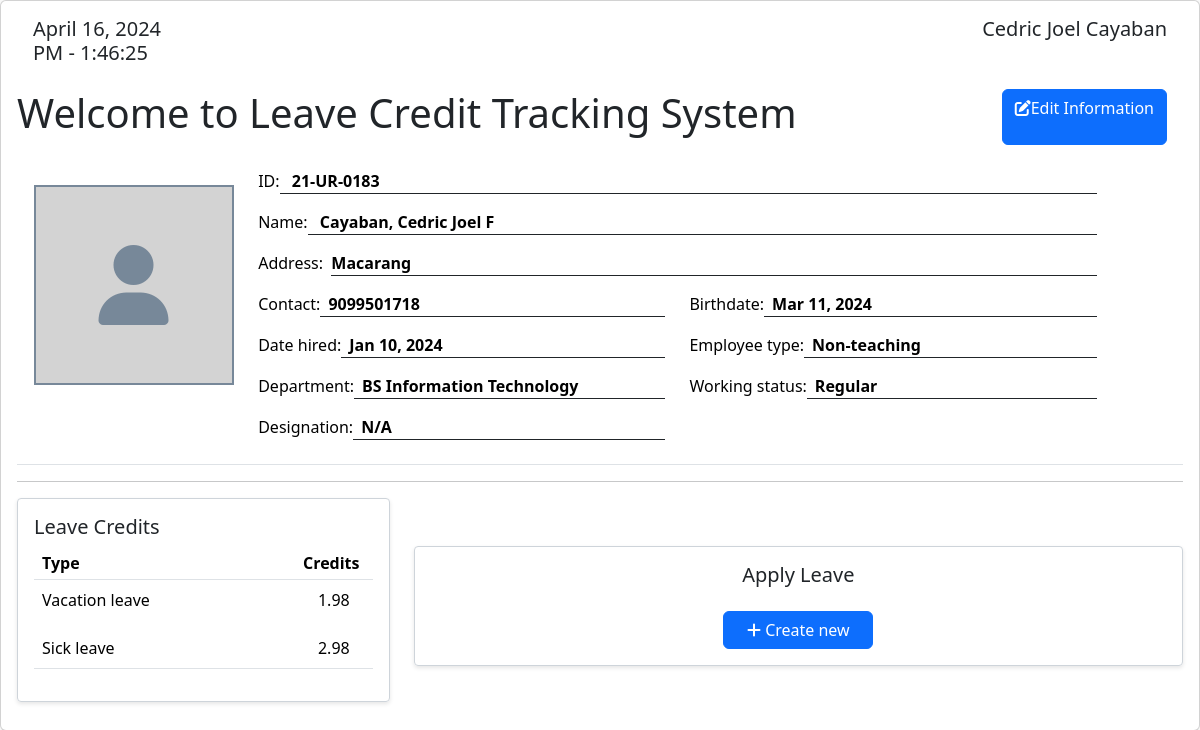
Before: /user/credits.php (signed in) with the older database file.
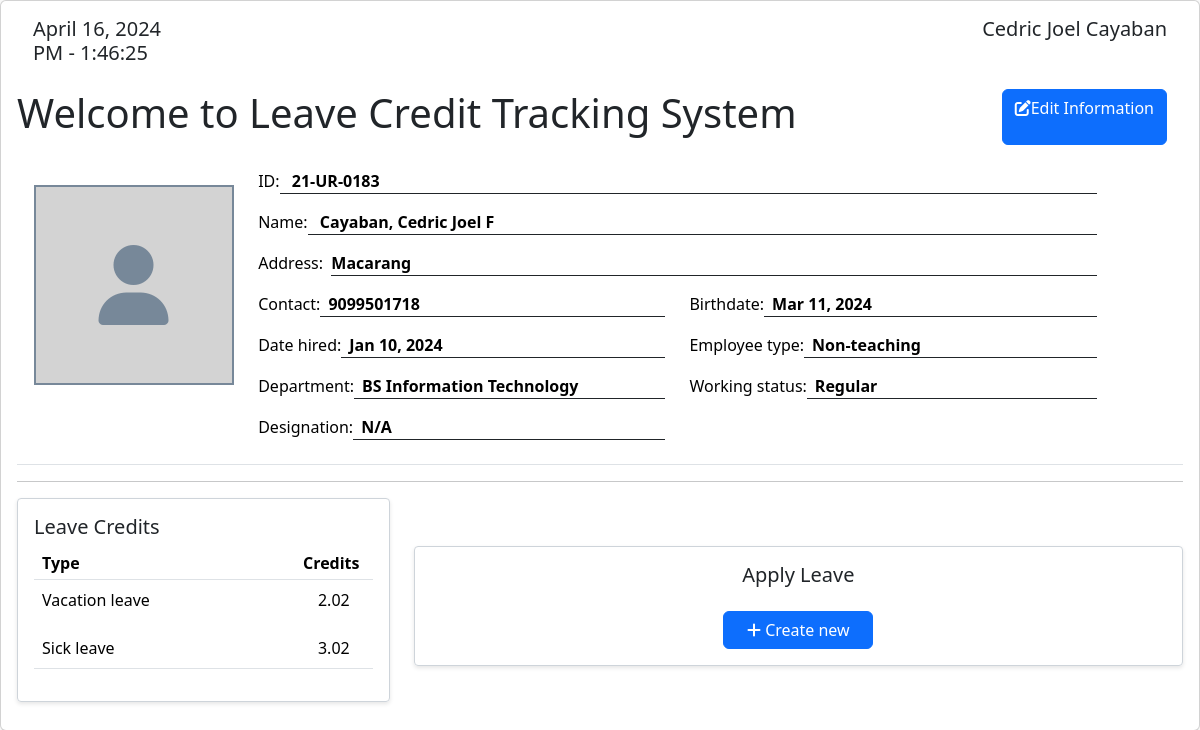
After: the same page with the newer database file.
### tables this page shows
CREATE TABLE `employee` (
  `employee_id` varchar(20) NOT NULL,
  `username` varchar(50) NOT NULL,
  `password` varchar(50) NOT NULL,
  `acc_status` varchar(50) NOT NULL,
  `fname` varchar(25) NOT NULL,
  `mname` varchar(255) NOT NULL,
  `lname` varchar(20) NOT NULL,
  `sick_credits` float DEFAULT NULL,
  `vacation_credits` float DEFAULT NULL,
  `birthdate` date NOT NULL,
  `contact` bigint(11) NOT NULL,
  `date_hired` date DEFAULT NULL,
  `address` varchar(100) NOT NULL,
  `department` int(11) NOT NULL,
  `employee_type` int(11) NOT NULL,
  `working_status` int(11) DEFAULT NULL,
  `academic_rank` int(11) DEFAULT NULL,
  `designation` int(11) DEFAULT NULL
);

CREATE TABLE `employee_type` (
  `type_id` int(11) NOT NULL,
  `type_name` varchar(50) NOT NULL
);

CREATE TABLE `department` (
  `dept_id` int(11) NOT NULL,
  `dept_name` varchar(50) NOT NULL
);

CREATE TABLE `working_status` (
  `status_id` int(11) NOT NULL,
  `status_name` varchar(20) NOT NULL
);

CREATE TABLE `leave_type` (
  `type_id` int(11) NOT NULL,
  `leave_name` varchar(50) NOT NULL
);

### config.php (called while the page is built, shortened)
<?php
    $con = new mysqli('localhost', 'root', '', 'leave_system');
    $leaveTypeSql = $con -> query("SELECT * FROM leave_type");
?>

### user/credits.php (the view, shortened to what this page needs)
<?php
    require('../config.php');
?>
<!DOCTYPE html>
<html lang="en">
<head>
    <link rel="stylesheet" href="../css/contents.css?ver=0003">
    <link href="https://cdn.jsdelivr.net/npm/bootstrap@5.3.3/dist/css/bootstrap.min.css" rel="stylesheet">
</head>
<body>
    <?php
        if(isset($_SESSION['employee_id'])){
            $employeeId = $_SESSION['employee_id'];
            }
            $infoSql = $con -> query("SELECT *
            FROM employee
            LEFT JOIN leave_type ON employee.employee_type = leave_type.type_id
            LEFT JOIN employee_type ON employee.employee_type = employee_type.type_id
            LEFT JOIN academic_rank ON employee.academic_rank = academic_rank.rank_id
            LEFT JOIN designation ON employee.designation = designation.designation_id
            LEFT JOIN department ON employee.department = department.dept_id
            LEFT JOIN working_status ON employee.working_status = working_status.status_id
            WHERE employee.employee_id = '$employeeId'
            ");
            while($employee = $infoSql -> fetch_assoc()){
    ?>
        <div class="card">
            <div class="card-body">
            <div class="infos d-flex justify-content-between mb-1 mx-3">
            <h5 id="clock"></h5>
            <h5><?=$employee['fname'] . " " . $employee['lname']?></h5>
        </div>
        <div class="w-100 d-flex justify-content-between mb-3 my-3">
            <h1>Welcome to Leave Credit Tracking System</h1>
            <a href="#" class="btn btn-flat btn-primary me-3" onclick="loadContent('edit_info.php')"><span class="fas fa-edit"></span>Edit Information</a>
        </div>
        <div id="print_out">
            <table class="table info-table">
                    <tr>
                    <td width='20%'>
                        <div class="w-100 d-flex align-items-center justify-content-center mt-3">
                            <div class="profile-frame">
                                <i class="fas fa-user fa-5x user-icon"></i>
                            </div>
                        </div>
                    </td>
                        <td width="80%">
                            <div class="row">
                                <div class="col-11">
                                    <div class="d-flex w-max-100">
                                        <label class="float-left w-auto whitespace-nowrap">ID:</label>
                                        <p class="col-md border-bottom px-2 border-dark w-100"><b>&nbsp<?=$employee['employee_id'] ?></b></p>
                                    </div>
                                    <div class="d-flex w-max-100">
                                        <label class="float-left w-auto whitespace-nowrap">Name:</label>
                                        <p class="col-md border-bottom px-2 border-dark w-100"><b>&nbsp<?=$employee['lname']?>, <?=$employee['fname']?> <?=$employee['mname'] ?></b></p>
                                    </div>
                                    <div class="d-flex w-max-100">
                                        <label class="float-left w-auto whitespace-nowrap">Address: &nbsp </label>
                                        <p class="col-md border-bottom border-dark w-100"><b><?= $employee['address'] ?></b></p>
                                    </div>
                                    <div class="row justify-content-between w-max-100 mr-0">
                                        <div class="col-6 d-flex w-max-100">
                                            <label class="float-left w-auto whitespace-nowrap">Contact: </label>
                                            <p class="col-md border-bottom px-2 border-dark w-100"><b><?= $employee['contact'] ?></b></p>
                                        </div>
                                        <div class="col-6 d-flex w-max-100">
                                            <label class="float-left w-auto whitespace-nowrap">Birthdate: </label>
                                            <p class="col-md border-bottom px-2 border-dark w-100"><b><?= date("M d, Y", strtotime($employee['birthdate'])) ?></b></p>
                                        </div>
                                    </div>
                                    <div class="row justify-content-between w-max-100 mr-0">
                                        <div class="col-6 d-flex w-max-100">
                                            <label class="float-left w-auto whitespace-nowrap">Date hired: </label>
                                            <p class="col-md border-bottom px-2 border-dark w-100"><b><?= date("M d, Y", strtotime($employee['date_hired'])) ?></b></p>
                                        </div>
                                        <div class="col-6 d-flex w-max-100">
                                            <label class="float-left w-auto whitespace-nowrap">Employee type: </label>
                                            <p class="col-md border-bottom px-2 border-dark w-100"><b><?= empty($employee['dept_name'])? 'N/A' : $employee['type_name'] ?></b></p>
                                        </div>
                                        <div class="col-6 d-flex w-max-100">
                                            <label class="float-left w-auto whitespace-nowrap">Department: </label>
                                            <p class="col-md border-bottom px-2 border-dark w-100"><b><?= empty($employee['dept_name'])? 'N/A' : $employee['dept_name'] ?></b></p>
                                        </div>
                                        <div class="col-6 d-flex w-max-100">
                                            <label class="float-left w-auto whitespace-nowrap">Working status: </label>
                                            <p class="col-md border-bottom px-2 border-dark w-100"><b><?= empty($employee['status_name'])? 'N/A' : $employee['status_name'] ?></b></p>
                                        </div>
                                        <div class="col-6 d-flex w-max-100">
                                            <label class="float-left w-auto whitespace-nowrap">Designation: </label>
                                            <p class="col-md border-bottom px-2 border-dark w-100"><b><?=empty($employee['designation_name']) ? 'N/A' : $employee['designation_name'] ?></b></p>
                                        </div>
                                    </div>
                                </div>
                            </div>
                        </td>
                    </tr>
                </table>
                <?php } ?>
            <hr class="border-dark">
            <div class="row">
                <div class="col-md-4 col-sm-12">
                    <div id="bottom-box" class="callout px-3 py-3">
                        <h5 class="mb-2">Leave Credits</h5>
                        <table class="table table-hover ">
                            <colgroup>
                                <col width="70%">
                                <col width="15%">
                            </colgroup>
                            <thead>
                                <tr>
                                    <th class="py-1 px-2">Type</th>
                                    <th class="py-1 px-2">Credits</th>
                                </tr>
                            </thead>
                            <tbody>
                            <tr>
                                <td>
                                <?php
                                    $firstIteration = true;
                                    while($leaveType = $leaveTypeSql->fetch_assoc()) {
                                        if (!$firstIteration) {
                                            echo "<br> <br>";
                                        } else {
                                            $firstIteration = false;
                                        }
                                        echo $leaveType['leave_name'];
                                    }
                                ?>
                                </td>
                                <td style="text-align: center;">
                                    <?php
                                        if(isset($_SESSION['employee_id'])){
                                            $employeeId = $_SESSION['employee_id'];
                                        }
                                        $sql = $con -> query("SELECT * FROM employee WHERE employee.employee_id = '$employeeId'");
                                        while($credits = $sql -> fetch_assoc()){
                                    ?>
                                    <?php echo $credits['vacation_credits'] . "<br> <br>"?>
                                    <?php echo $credits['sick_credits'] ?>
                                    <?php } ?>
                                </td>
                            </tr>
                            </tbody>
                        </table>
                    </div>
                </div>
                <div class="col-md-8 col-sm-12 py-5">
                <div id="bottom-box" class="callout px-3 py-3 d-flex flex-column align-items-center justify-content-center ">
                    <h5>Apply Leave</h5>
                    <button id='view-records' onclick="loadContent('new_request.php')" class="btn btn-primary mt-3"><span class="fas fa-plus"></span> Create new</button>
                </div>
                </div>
            </div>
        </div>
    </div>
</div>
</body>
</html>

### css/contents.css (style rules this page uses)
.card { position: relative; display: flex; flex-direction: column; min-width: 0; word-wrap: break-word; background-color: #fff; background-clip: border-box; border: 1px solid rgba(0, 0, 0, 0.125); border-radius: 0.25rem; }
.card-body { flex: 1 1 auto; padding: 1rem 1rem; }
.card { border-radius: 15px; box-shadow: 0 0 10px rgba(0, 0, 0, 0.1); }
.card-body { padding: 20px; }
.table { margin-bottom: 0; }
.user-icon { color: lightslategray; }
.profile-frame { width: 200px; height: 200px; background-color: lightgray; border: 2px solid lightslategray; display: flex; justify-content: center; align-items: center; }
#view-records { width: 150px; }
#bottom-box { box-shadow: 0 2px 4px rgba(0, 0, 0, 0.1); border: 2px solid black; border-radius: 1.25rem; }
#bottom-box { border: 1px solid #ced4da; border-radius: 0.25rem; }

### user/credits.php (style rules this page uses)
h5 { font-weight: normal; }

Changed rows visible on the page:
changed employee "Cedric Joel": vacation_credits "1.98" → "2.02"; sick_credits "2.98" → "3.02"
